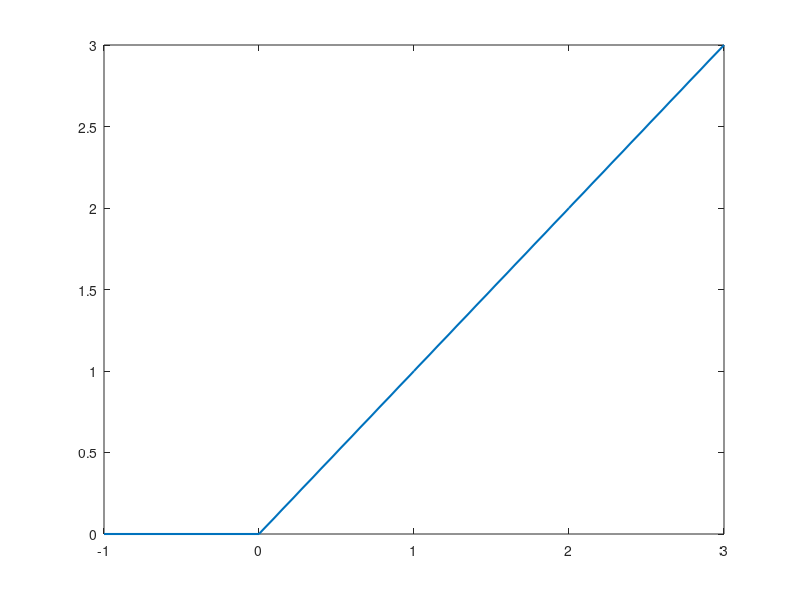

The MATLAB script that drew this image: (Note: this script raises an error after producing the figure.)
% hold on;
clc
close all
clear all
c = 1;
x = [ -c 0 1 2 3];
y = [ 0 0 1 2 3];
plot(x,y,'Linewidth',1.5);
xline(0,'--');
xticks([-c, 0])
yticks([0])
%set(gca,'TickLength',[0.02 0.00])
xticklabels([{'-c','0'},'Fontsize',18]);
ax = gca;
ax.FontSize = 14; 
title(['$\tilde \mathbf{e}_i - c$'...
       ' against  $|| \mathbf{x}^* - \hat \mathbf {x} ||_2^2 - c$'],...
       'interpreter','Latex',...
       'Fontsize',12)
ylabel('$\tilde \mathbf{e}_i - c$','interpreter','Latex','Fontsize',14);
xlabel('$|| \mathbf{x}^* - \hat \mathbf {x} ||_2^2 - c$', 'interpreter','Latex','Fontsize',14)
xlim([-1.25 +3])
ylim([-0.05 3])
set(gca,'TickDir','out')
